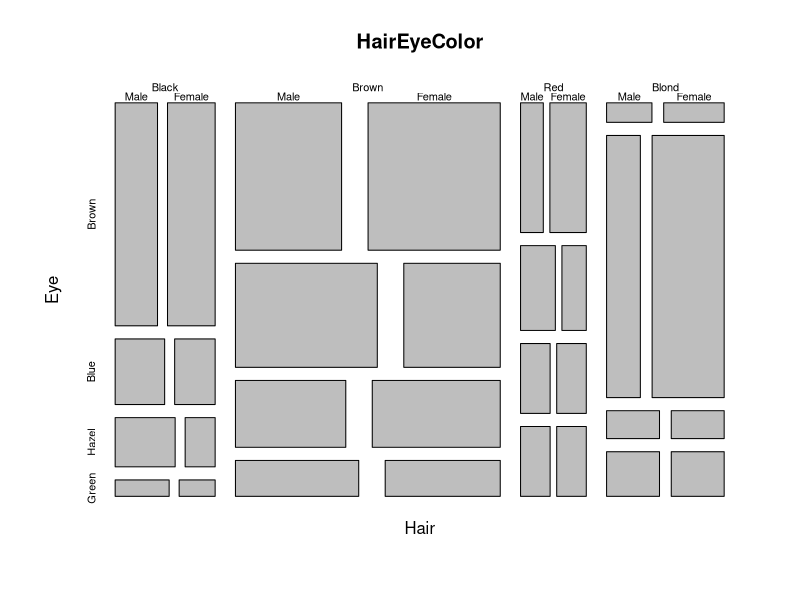
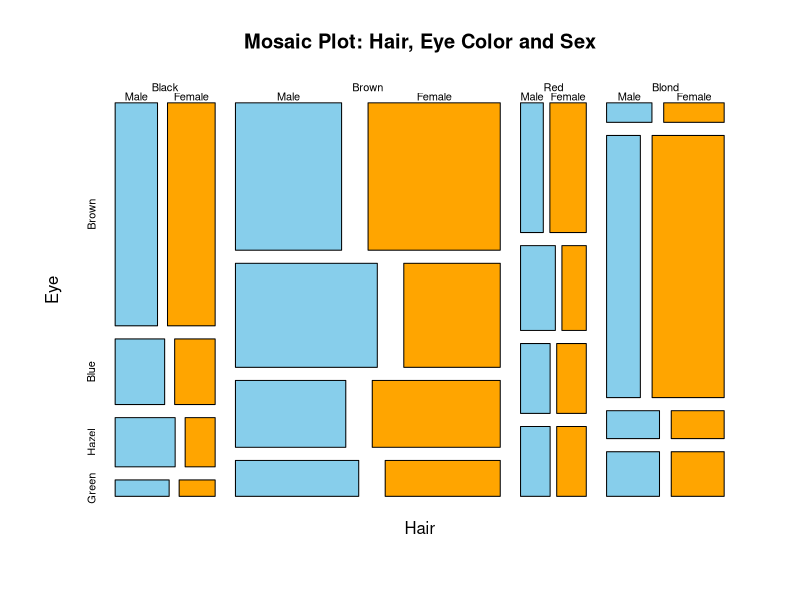
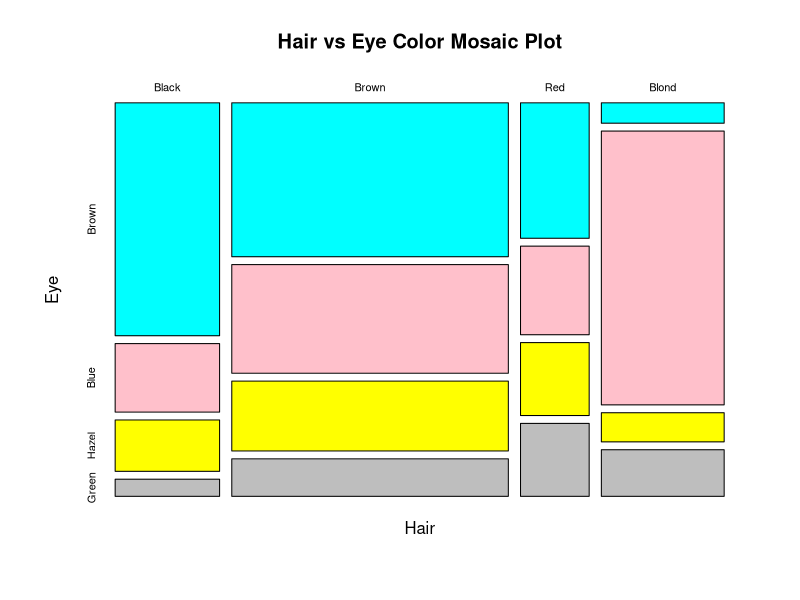
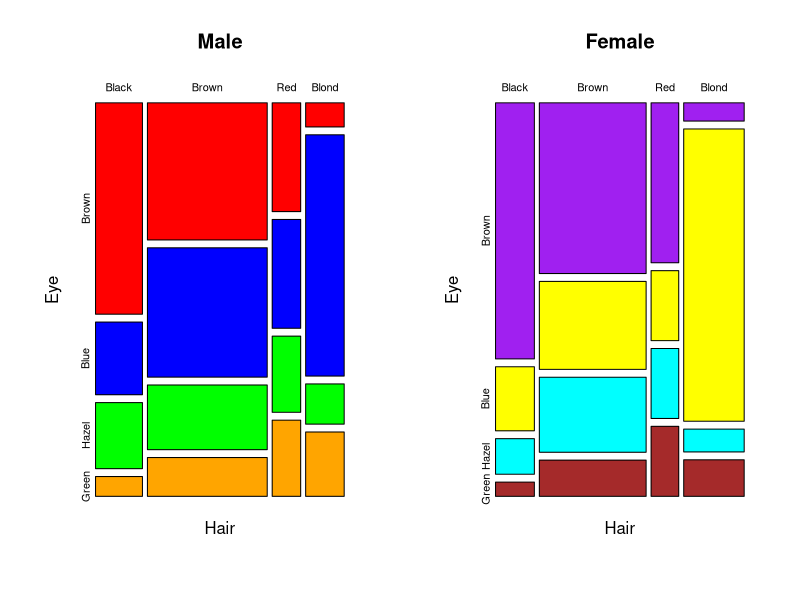
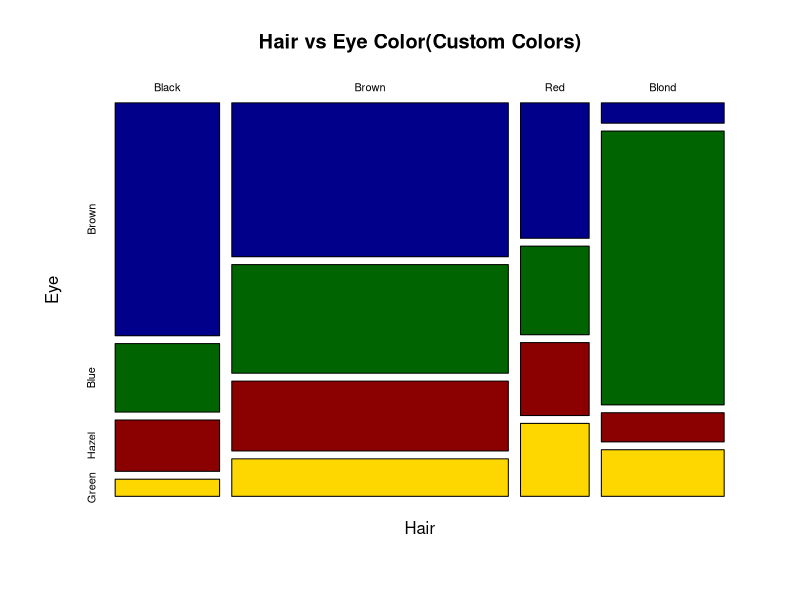
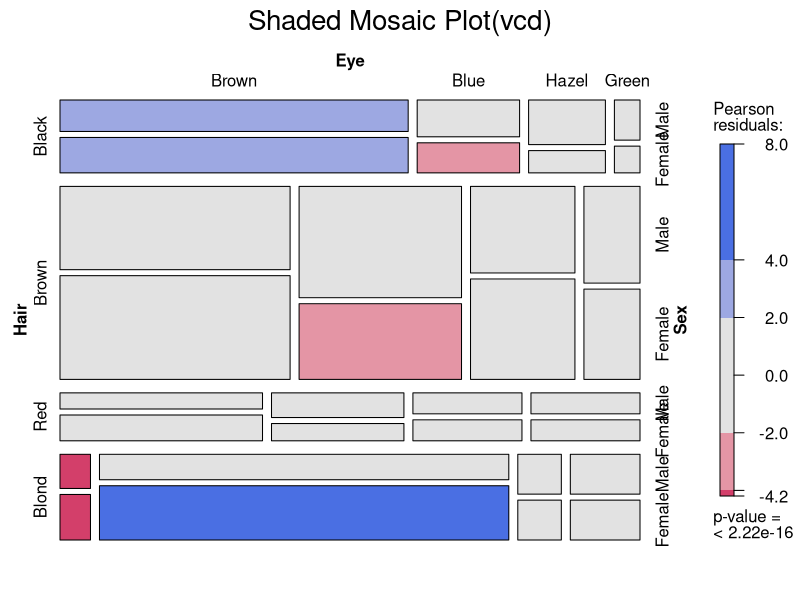
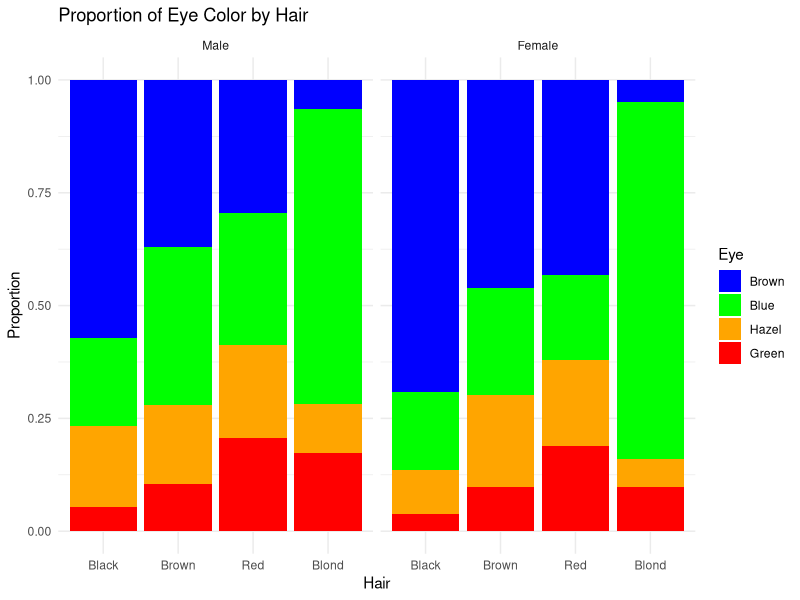
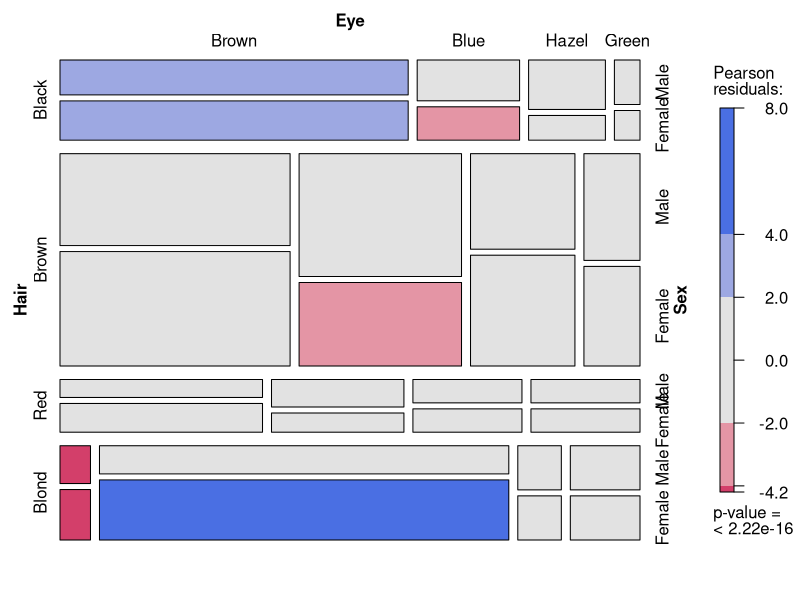

These charts were generated, in order, by the following R code:
#Load Dataset
data(HairEyeColor)

#Basic Mosaic
mosaicplot(HairEyeColor)

#Add Titles and Colors (changed colors)
mosaicplot(HairEyeColor,
           main="Mosaic Plot: Hair, Eye Color and Sex",
           color = c("skyblue","orange","green","purple"))

#Two variable Mosaic
HairEye2D <- margin.table(HairEyeColor, c(1,2))
mosaicplot(HairEye2D,
           main="Hair vs Eye Color Mosaic Plot",
           color = c("cyan","pink","yellow","gray"))

#Mosaic by Sex
par(mfrow = c(1,2))
mosaicplot(HairEyeColor[,,"Male"],
           main="Male",
           col=c("red","blue","green","orange"))

mosaicplot(HairEyeColor[,,"Female"],
           main="Female",
           col=c("purple","yellow","cyan","brown"))
par(mfrow=c(1,1))

#Custom Colors (changed)
mosaicplot(HairEye2D,
           col=c("darkblue","darkgreen","darkred","gold"),
           main = "Hair vs Eye Color(Custom Colors)")

#vcd Mosaic
library(vcd)
mosaic(HairEyeColor,
       shade=TRUE,
       legend=TRUE,
       main="Shaded Mosaic Plot(vcd)")

#ggplot version
library(ggplot2)
hair_eye_df <- as.data.frame(HairEyeColor)

ggplot(hair_eye_df, aes(x=Hair,y=Freq, fill=Eye))+
  geom_bar(stat = "identity", position="fill")+
  facet_wrap(~Sex)+
  scale_fill_manual(values=c("blue","green","orange","red"))+
  labs(title="Proportion of Eye Color by Hair",
       y = "Proportion")+
  theme_minimal()

#Advanced Mosaic
mosaic(~Hair+Eye+Sex,
       data=hair_eye_df,
       shade=TRUE,
       legend=TRUE)
